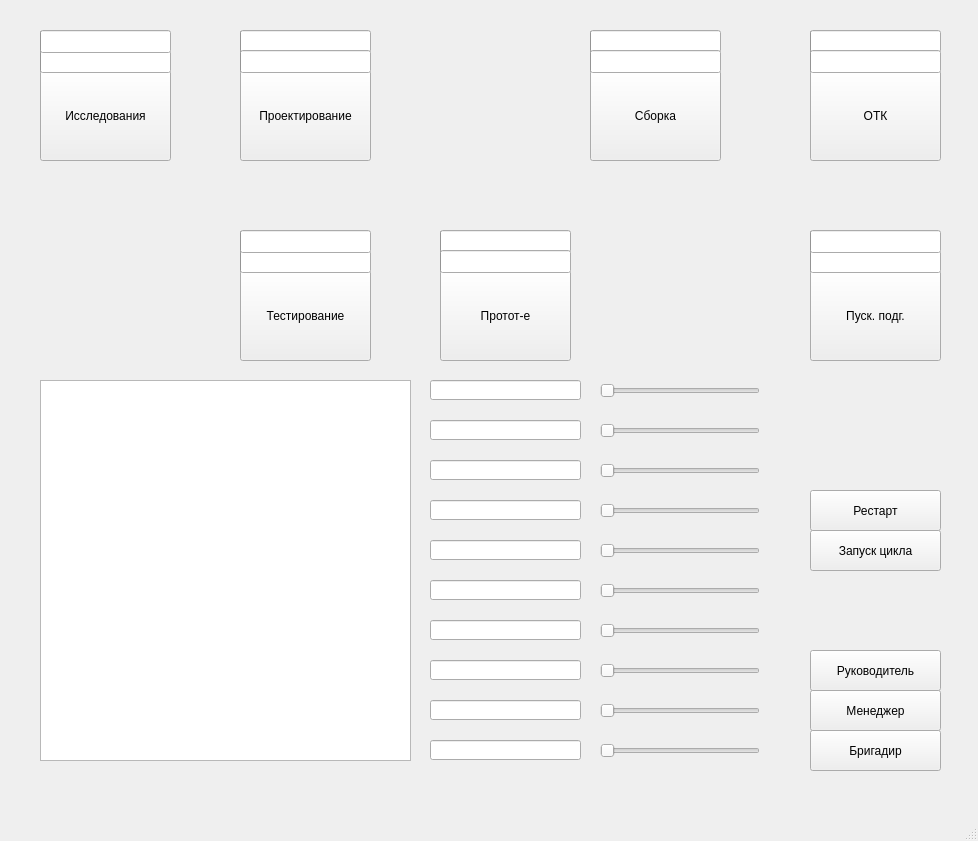
<?xml version="1.0" encoding="UTF-8"?>
<ui version="4.0">
 <class>MainWindow</class>
 <widget class="QMainWindow" name="MainWindow">
  <property name="geometry">
   <rect>
    <x>0</x>
    <y>0</y>
    <width>978</width>
    <height>841</height>
   </rect>
  </property>
  <property name="windowTitle">
   <string>MainWindow</string>
  </property>
  <property name="iconSize">
   <size>
    <width>20</width>
    <height>20</height>
   </size>
  </property>
  <widget class="QWidget" name="centralwidget">
   <widget class="QSlider" name="slider1">
    <property name="geometry">
     <rect>
      <x>600</x>
      <y>380</y>
      <width>160</width>
      <height>22</height>
     </rect>
    </property>
    <property name="orientation">
     <enum>Qt::Horizontal</enum>
    </property>
   </widget>
   <widget class="QSlider" name="slider2">
    <property name="geometry">
     <rect>
      <x>600</x>
      <y>420</y>
      <width>160</width>
      <height>22</height>
     </rect>
    </property>
    <property name="orientation">
     <enum>Qt::Horizontal</enum>
    </property>
   </widget>
   <widget class="QSlider" name="slider3">
    <property name="geometry">
     <rect>
      <x>600</x>
      <y>460</y>
      <width>160</width>
      <height>22</height>
     </rect>
    </property>
    <property name="orientation">
     <enum>Qt::Horizontal</enum>
    </property>
   </widget>
   <widget class="QSlider" name="slider4">
    <property name="geometry">
     <rect>
      <x>600</x>
      <y>500</y>
      <width>160</width>
      <height>22</height>
     </rect>
    </property>
    <property name="orientation">
     <enum>Qt::Horizontal</enum>
    </property>
   </widget>
   <widget class="QPushButton" name="projectButton">
    <property name="geometry">
     <rect>
      <x>240</x>
      <y>70</y>
      <width>131</width>
      <height>91</height>
     </rect>
    </property>
    <property name="text">
     <string>Проектирование</string>
    </property>
   </widget>
   <widget class="QPushButton" name="prototypeButton">
    <property name="geometry">
     <rect>
      <x>440</x>
      <y>270</y>
      <width>131</width>
      <height>91</height>
     </rect>
    </property>
    <property name="text">
     <string>Протот-е</string>
    </property>
   </widget>
   <widget class="QPushButton" name="sienceButton">
    <property name="geometry">
     <rect>
      <x>40</x>
      <y>70</y>
      <width>131</width>
      <height>91</height>
     </rect>
    </property>
    <property name="text">
     <string>Исследования</string>
    </property>
   </widget>
   <widget class="QPushButton" name="startButton">
    <property name="geometry">
     <rect>
      <x>810</x>
      <y>270</y>
      <width>131</width>
      <height>91</height>
     </rect>
    </property>
    <property name="text">
     <string>Пуск. подг.</string>
    </property>
   </widget>
   <widget class="QPushButton" name="buildButton">
    <property name="geometry">
     <rect>
      <x>590</x>
      <y>70</y>
      <width>131</width>
      <height>91</height>
     </rect>
    </property>
    <property name="text">
     <string>Сборка</string>
    </property>
   </widget>
   <widget class="QPushButton" name="testButton">
    <property name="geometry">
     <rect>
      <x>240</x>
      <y>270</y>
      <width>131</width>
      <height>91</height>
     </rect>
    </property>
    <property name="text">
     <string>Тестирование</string>
    </property>
   </widget>
   <widget class="QProgressBar" name="pb_project_1">
    <property name="geometry">
     <rect>
      <x>240</x>
      <y>30</y>
      <width>131</width>
      <height>23</height>
     </rect>
    </property>
    <property name="value">
     <number>0</number>
    </property>
    <property name="textVisible">
     <bool>false</bool>
    </property>
   </widget>
   <widget class="QProgressBar" name="pb_test_2">
    <property name="geometry">
     <rect>
      <x>240</x>
      <y>250</y>
      <width>131</width>
      <height>23</height>
     </rect>
    </property>
    <property name="value">
     <number>0</number>
    </property>
    <property name="textVisible">
     <bool>false</bool>
    </property>
   </widget>
   <widget class="QProgressBar" name="pb_science_2">
    <property name="geometry">
     <rect>
      <x>40</x>
      <y>50</y>
      <width>131</width>
      <height>23</height>
     </rect>
    </property>
    <property name="value">
     <number>0</number>
    </property>
    <property name="textVisible">
     <bool>false</bool>
    </property>
   </widget>
   <widget class="QProgressBar" name="pb_prototype_1">
    <property name="geometry">
     <rect>
      <x>440</x>
      <y>230</y>
      <width>131</width>
      <height>23</height>
     </rect>
    </property>
    <property name="value">
     <number>0</number>
    </property>
    <property name="textVisible">
     <bool>false</bool>
    </property>
   </widget>
   <widget class="QProgressBar" name="pb_assembly_1">
    <property name="geometry">
     <rect>
      <x>590</x>
      <y>30</y>
      <width>131</width>
      <height>23</height>
     </rect>
    </property>
    <property name="value">
     <number>0</number>
    </property>
    <property name="textVisible">
     <bool>false</bool>
    </property>
   </widget>
   <widget class="QProgressBar" name="pb_start_2">
    <property name="geometry">
     <rect>
      <x>810</x>
      <y>250</y>
      <width>131</width>
      <height>23</height>
     </rect>
    </property>
    <property name="value">
     <number>0</number>
    </property>
    <property name="textVisible">
     <bool>false</bool>
    </property>
   </widget>
   <widget class="QTextBrowser" name="textBrowser">
    <property name="geometry">
     <rect>
      <x>40</x>
      <y>380</y>
      <width>371</width>
      <height>381</height>
     </rect>
    </property>
   </widget>
   <widget class="QSlider" name="slider6">
    <property name="geometry">
     <rect>
      <x>600</x>
      <y>580</y>
      <width>160</width>
      <height>22</height>
     </rect>
    </property>
    <property name="orientation">
     <enum>Qt::Horizontal</enum>
    </property>
   </widget>
   <widget class="QSlider" name="slider7">
    <property name="geometry">
     <rect>
      <x>600</x>
      <y>620</y>
      <width>160</width>
      <height>22</height>
     </rect>
    </property>
    <property name="orientation">
     <enum>Qt::Horizontal</enum>
    </property>
   </widget>
   <widget class="QSlider" name="slider5">
    <property name="geometry">
     <rect>
      <x>600</x>
      <y>540</y>
      <width>160</width>
      <height>22</height>
     </rect>
    </property>
    <property name="orientation">
     <enum>Qt::Horizontal</enum>
    </property>
   </widget>
   <widget class="QSlider" name="slider8">
    <property name="geometry">
     <rect>
      <x>600</x>
      <y>660</y>
      <width>160</width>
      <height>22</height>
     </rect>
    </property>
    <property name="orientation">
     <enum>Qt::Horizontal</enum>
    </property>
   </widget>
   <widget class="QPushButton" name="restartButton">
    <property name="geometry">
     <rect>
      <x>810</x>
      <y>490</y>
      <width>131</width>
      <height>41</height>
     </rect>
    </property>
    <property name="text">
     <string>Рестарт</string>
    </property>
   </widget>
   <widget class="QPushButton" name="goButton">
    <property name="geometry">
     <rect>
      <x>810</x>
      <y>530</y>
      <width>131</width>
      <height>41</height>
     </rect>
    </property>
    <property name="text">
     <string>Запуск цикла</string>
    </property>
   </widget>
   <widget class="QLineEdit" name="lineEdit_1">
    <property name="geometry">
     <rect>
      <x>430</x>
      <y>380</y>
      <width>151</width>
      <height>20</height>
     </rect>
    </property>
   </widget>
   <widget class="QLineEdit" name="lineEdit_2">
    <property name="geometry">
     <rect>
      <x>430</x>
      <y>420</y>
      <width>151</width>
      <height>20</height>
     </rect>
    </property>
   </widget>
   <widget class="QLineEdit" name="lineEdit_3">
    <property name="geometry">
     <rect>
      <x>430</x>
      <y>460</y>
      <width>151</width>
      <height>20</height>
     </rect>
    </property>
   </widget>
   <widget class="QLineEdit" name="lineEdit_4">
    <property name="geometry">
     <rect>
      <x>430</x>
      <y>500</y>
      <width>151</width>
      <height>20</height>
     </rect>
    </property>
   </widget>
   <widget class="QLineEdit" name="lineEdit_5">
    <property name="geometry">
     <rect>
      <x>430</x>
      <y>540</y>
      <width>151</width>
      <height>20</height>
     </rect>
    </property>
   </widget>
   <widget class="QLineEdit" name="lineEdit_6">
    <property name="geometry">
     <rect>
      <x>430</x>
      <y>580</y>
      <width>151</width>
      <height>20</height>
     </rect>
    </property>
   </widget>
   <widget class="QLineEdit" name="lineEdit_7">
    <property name="geometry">
     <rect>
      <x>430</x>
      <y>620</y>
      <width>151</width>
      <height>20</height>
     </rect>
    </property>
   </widget>
   <widget class="QLineEdit" name="lineEdit_8">
    <property name="geometry">
     <rect>
      <x>430</x>
      <y>660</y>
      <width>151</width>
      <height>20</height>
     </rect>
    </property>
   </widget>
   <widget class="QPushButton" name="bossButton">
    <property name="geometry">
     <rect>
      <x>810</x>
      <y>650</y>
      <width>131</width>
      <height>41</height>
     </rect>
    </property>
    <property name="text">
     <string>Руководитель</string>
    </property>
   </widget>
   <widget class="QPushButton" name="managerButton">
    <property name="geometry">
     <rect>
      <x>810</x>
      <y>690</y>
      <width>131</width>
      <height>41</height>
     </rect>
    </property>
    <property name="text">
     <string>Менеджер</string>
    </property>
   </widget>
   <widget class="QPushButton" name="brigButton">
    <property name="geometry">
     <rect>
      <x>810</x>
      <y>730</y>
      <width>131</width>
      <height>41</height>
     </rect>
    </property>
    <property name="text">
     <string>Бригадир</string>
    </property>
   </widget>
   <widget class="QPushButton" name="controlButton">
    <property name="geometry">
     <rect>
      <x>810</x>
      <y>70</y>
      <width>131</width>
      <height>91</height>
     </rect>
    </property>
    <property name="text">
     <string>ОТК</string>
    </property>
   </widget>
   <widget class="QProgressBar" name="pb_control_1">
    <property name="geometry">
     <rect>
      <x>810</x>
      <y>30</y>
      <width>131</width>
      <height>23</height>
     </rect>
    </property>
    <property name="value">
     <number>0</number>
    </property>
    <property name="textVisible">
     <bool>false</bool>
    </property>
   </widget>
   <widget class="QProgressBar" name="pb_project_2">
    <property name="geometry">
     <rect>
      <x>240</x>
      <y>50</y>
      <width>131</width>
      <height>23</height>
     </rect>
    </property>
    <property name="value">
     <number>0</number>
    </property>
    <property name="textVisible">
     <bool>false</bool>
    </property>
   </widget>
   <widget class="QProgressBar" name="pb_prototype_2">
    <property name="geometry">
     <rect>
      <x>440</x>
      <y>250</y>
      <width>131</width>
      <height>23</height>
     </rect>
    </property>
    <property name="value">
     <number>0</number>
    </property>
    <property name="textVisible">
     <bool>false</bool>
    </property>
   </widget>
   <widget class="QProgressBar" name="pb_assembly_2">
    <property name="geometry">
     <rect>
      <x>590</x>
      <y>50</y>
      <width>131</width>
      <height>23</height>
     </rect>
    </property>
    <property name="value">
     <number>0</number>
    </property>
    <property name="textVisible">
     <bool>false</bool>
    </property>
   </widget>
   <widget class="QProgressBar" name="pb_control_2">
    <property name="geometry">
     <rect>
      <x>810</x>
      <y>50</y>
      <width>131</width>
      <height>23</height>
     </rect>
    </property>
    <property name="value">
     <number>0</number>
    </property>
    <property name="textVisible">
     <bool>false</bool>
    </property>
   </widget>
   <widget class="QProgressBar" name="pb_science_1">
    <property name="geometry">
     <rect>
      <x>40</x>
      <y>30</y>
      <width>131</width>
      <height>23</height>
     </rect>
    </property>
    <property name="value">
     <number>0</number>
    </property>
    <property name="textVisible">
     <bool>false</bool>
    </property>
   </widget>
   <widget class="QProgressBar" name="pb_test_1">
    <property name="geometry">
     <rect>
      <x>240</x>
      <y>230</y>
      <width>131</width>
      <height>23</height>
     </rect>
    </property>
    <property name="value">
     <number>0</number>
    </property>
    <property name="textVisible">
     <bool>false</bool>
    </property>
   </widget>
   <widget class="QProgressBar" name="pb_start_1">
    <property name="geometry">
     <rect>
      <x>810</x>
      <y>230</y>
      <width>131</width>
      <height>23</height>
     </rect>
    </property>
    <property name="value">
     <number>0</number>
    </property>
    <property name="textVisible">
     <bool>false</bool>
    </property>
   </widget>
   <widget class="QSlider" name="slider10">
    <property name="geometry">
     <rect>
      <x>600</x>
      <y>740</y>
      <width>160</width>
      <height>22</height>
     </rect>
    </property>
    <property name="orientation">
     <enum>Qt::Horizontal</enum>
    </property>
   </widget>
   <widget class="QLineEdit" name="lineEdit_9">
    <property name="geometry">
     <rect>
      <x>430</x>
      <y>700</y>
      <width>151</width>
      <height>20</height>
     </rect>
    </property>
   </widget>
   <widget class="QSlider" name="slider9">
    <property name="geometry">
     <rect>
      <x>600</x>
      <y>700</y>
      <width>160</width>
      <height>22</height>
     </rect>
    </property>
    <property name="orientation">
     <enum>Qt::Horizontal</enum>
    </property>
   </widget>
   <widget class="QLineEdit" name="lineEdit_10">
    <property name="geometry">
     <rect>
      <x>430</x>
      <y>740</y>
      <width>151</width>
      <height>20</height>
     </rect>
    </property>
   </widget>
   <widget class="QLabel" name="label_2">
    <property name="geometry">
     <rect>
      <x>180</x>
      <y>90</y>
      <width>51</width>
      <height>51</height>
     </rect>
    </property>
    <property name="text">
     <string/>
    </property>
    <property name="pixmap">
     <pixmap>C:/Users/stase/Pictures/ДЗ геймдев/Новая папка/Array_yellow.png</pixmap>
    </property>
   </widget>
   <widget class="QLabel" name="label_3">
    <property name="geometry">
     <rect>
      <x>440</x>
      <y>90</y>
      <width>131</width>
      <height>101</height>
     </rect>
    </property>
    <property name="text">
     <string/>
    </property>
    <property name="pixmap">
     <pixmap>C:/Users/stase/Pictures/ДЗ геймдев/Новая папка/Array_tripple.png</pixmap>
    </property>
   </widget>
   <widget class="QLabel" name="label_5">
    <property name="geometry">
     <rect>
      <x>380</x>
      <y>230</y>
      <width>51</width>
      <height>51</height>
     </rect>
    </property>
    <property name="text">
     <string/>
    </property>
    <property name="pixmap">
     <pixmap>C:/Users/stase/Pictures/ДЗ геймдев/Новая папка/Array_yellow_left.png</pixmap>
    </property>
   </widget>
   <widget class="QLabel" name="label_8">
    <property name="geometry">
     <rect>
      <x>290</x>
      <y>170</y>
      <width>51</width>
      <height>51</height>
     </rect>
    </property>
    <property name="text">
     <string/>
    </property>
    <property name="pixmap">
     <pixmap>C:/Users/stase/Pictures/ДЗ геймдев/Новая папка/Array_yellow_up.png</pixmap>
    </property>
   </widget>
   <widget class="QLabel" name="label_10">
    <property name="geometry">
     <rect>
      <x>740</x>
      <y>90</y>
      <width>51</width>
      <height>51</height>
     </rect>
    </property>
    <property name="text">
     <string/>
    </property>
    <property name="pixmap">
     <pixmap>C:/Users/stase/Pictures/ДЗ геймдев/Новая папка/Array_yellow.png</pixmap>
    </property>
   </widget>
   <widget class="QLabel" name="label_11">
    <property name="geometry">
     <rect>
      <x>860</x>
      <y>170</y>
      <width>51</width>
      <height>51</height>
     </rect>
    </property>
    <property name="text">
     <string/>
    </property>
    <property name="pixmap">
     <pixmap>C:/Users/stase/Pictures/ДЗ геймдев/Новая папка/Array_yellow_down.png</pixmap>
    </property>
   </widget>
  </widget>
  <widget class="QMenuBar" name="menubar">
   <property name="geometry">
    <rect>
     <x>0</x>
     <y>0</y>
     <width>978</width>
     <height>21</height>
    </rect>
   </property>
  </widget>
  <widget class="QStatusBar" name="statusbar"/>
 </widget>
 <resources/>
 <connections/>
</ui>
